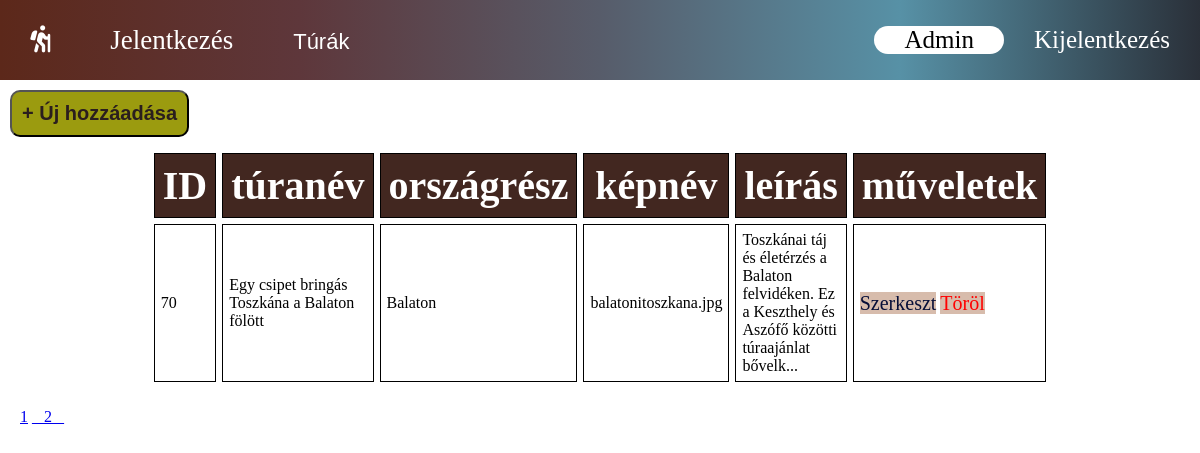
The page /admin.php?p=2 (signed in) on the database its author committed.
### tables this page shows
CREATE TABLE IF NOT EXISTS `turak` (
  `id` int(11) NOT NULL AUTO_INCREMENT,
  `nev` varchar(255) NOT NULL,
  `teljesitesi_ido` int(11) NOT NULL,
  `tura_hossz` int(11) NOT NULL,
  `tura_helyszinek_id` int(11) NOT NULL,
  `tura_kepek_id` int(11) NOT NULL,
  `tura_szintek_id` int(11) NOT NULL,
  `tura_tipusok_id` int(11) NOT NULL,
  `tura_leirasok_id` int(11) NOT NULL,
  PRIMARY KEY (`id`,`tura_kepek_id`,`tura_szintek_id`,`tura_tipusok_id`),
  KEY `fk_turak_tura_helyszinek_idx` (`tura_helyszinek_id`),
  KEY `fk_turak_tura_kepek1_idx` (`tura_kepek_id`),
  KEY `fk_turak_tura_szintek1_idx` (`tura_szintek_id`),
  KEY `fk_turak_tura_tipusok1_idx` (`tura_tipusok_id`),
  KEY `fk_turak_tura_leirasok1_idx` (`tura_leirasok_id`),
  CONSTRAINT `FK_turak_tura.tura_kepek` FOREIGN KEY (`tura_kepek_id`) REFERENCES `tura_kepek` (`id`) ON DELETE CASCADE ON UPDATE CASCADE,
  CONSTRAINT `fk_turak_tura_helyszinek` FOREIGN KEY (`tura_helyszinek_id`) REFERENCES `tura_helyszinek` (`id`) ON DELETE NO ACTION ON UPDATE NO ACTION,
  CONSTRAINT `fk_turak_tura_leirasok1` FOREIGN KEY (`tura_leirasok_id`) REFERENCES `tura_leirasok` (`id`) ON DELETE CASCADE ON UPDATE CASCADE,
  CONSTRAINT `fk_turak_tura_szintek1` FOREIGN KEY (`tura_szintek_id`) REFERENCES `tura_szintek` (`id`) ON DELETE NO ACTION ON UPDATE NO ACTION,
  CONSTRAINT `fk_turak_tura_tipusok1` FOREIGN KEY (`tura_tipusok_id`) REFERENCES `tura_tipusok` (`id`) ON DELETE NO ACTION ON UPDATE NO ACTION
);

CREATE TABLE IF NOT EXISTS `tura_helyszinek` (
  `id` int(11) NOT NULL AUTO_INCREMENT,
  `lokacio` varchar(255) NOT NULL,
  PRIMARY KEY (`id`)
);

CREATE TABLE IF NOT EXISTS `tura_kepek` (
  `id` int(11) NOT NULL AUTO_INCREMENT,
  `kep_nev` varchar(255) NOT NULL,
  `kep_cim` varchar(255) NOT NULL,
  PRIMARY KEY (`id`)
);

### includes/admin.inc.php (called while the page is built)
<?php
require_once('sql/DB.php');
require_once('classes/crud.classes.php');
$crud = new Crud();
$header = $crud->getHeader();
$dataCount = $crud->dataCount();
if(isset($_GET['p'])){
    $page = (int)$_GET['p'];
    $tableData = $crud->pageData($page);
    $pagecount = $crud->pager($page, $dataCount, $countperpage=8);
}else{
    $page = 1;
    $tableData = $crud->pageData(1);
    $pagecount = $crud->pager(1, $dataCount, $countperpage=8);
}

### classes/crud.classes.php (called while the page is built, shortened)
<?php
class Crud extends DB
{
    private $header = ['ID', 'túranév', 'országrész', 'képnév', 'leírás'];
    public function getHeader()
    {
        return $this->header;
    }
    public function selectCrudData($from, $count)
    {
        $sql = "SELECT turak.id AS id, turak.nev as turanev, tura_helyszinek.lokacio, tura_kepek.kep_nev as kepnev, tura_leirasok.leiras as leiras
        FROM turak
        LEFT JOIN tura_helyszinek ON turak.tura_helyszinek_id = tura_helyszinek.id
        LEFT JOIN tura_kepek ON turak.tura_kepek_id = tura_kepek.id
        LEFT JOIN tura_leirasok ON turak.tura_leirasok_id = tura_leirasok.id
        LIMIT $from, $count";
        $stmt = $this->prepare($sql, "", []);
        $stmt->execute();
        if ($stmt->error !== "") {
            return $stmt->error;
        } else {
            $stmt->bind_result($id, $name, $lokacio, $img, $leiras);
            while ($stmt->fetch()) {
                $result[] =['id' =>$id, 'turaNev'=>$name, 'lokacio' => $lokacio, 'kepNev'=>$img,  'leiras'=>$leiras];
            }
            return $result;
        }
    }
    public function cut($string, $num)
    {
        $cutted_string = mb_substr($string, 0, $num);
        if(!(strlen($cutted_string) === strlen($string))) {
            $cutted_string .= "...";
        }
        return $cutted_string;
    }
    public function dataCount()
    {
        $sql = "SELECT COUNT(*)
        FROM turak ";
        $stmt = $this->prepare($sql, "", []);
        $stmt->execute();
        if ($stmt->error !== "") {
            return $stmt->error;
        } else {
            $stmt->bind_result($result);
            return $result;
        }
    }
    public function pager($page, $datacount, $countperpage=10){
        $pagecount = ceil($datacount/$countperpage);
        return $pagecount;
    }
    public function pageData(int $page, int $count = 8){
        $from = (($page)-1)*$count;
        $data = $this->selectCrudData($from, $count);
        return $data;
    }
}

### sql/DB.php (called while the page is built, shortened)
<?php
class DB {
    protected $mysql;
    public function getConnect()
    {
        if($this->mysql !== NULL) {
            return $this->mysql;
        } else {
            $this->mysql = new mysqli('localhost', 'root','', 'tura');
            return $this->mysql;
        }
    }
    protected function prepare($sql, $types, $data)
    {
        $stmt = $this->mysql->prepare($sql);
        return $stmt;
    }
}

### classes/nav.classes.php (called while the page is built, shortened)
<?php
class Nav extends DB
{
    public function selectLocations()
    {
        $sql = "SELECT tura_helyszinek.id, tura_helyszinek.lokacio FROM tura_helyszinek";
        $stmt = $this->prepare($sql, "", []);
        $stmt->execute();
        if ($stmt->error !== "") {
            return $stmt->error;
        } else {
            $stmt->bind_result($id, $name);
            while ($stmt->fetch()) {
                $box[] =['helyszinId'=>$id, 'helyszinNev'=>$name];
            }
            return $box;
        }
    }
}

### includes/nav.inc.php (called while the page is built)
<?php
require_once('sql/DB.php');
require_once('classes/nav.classes.php');
$nav = new Nav();
if($nav->getConnect()) {
    $locations = $nav->selectLocations();
}

### classes/admindAut.classes.php (called while the page is built, shortened)
<?php
class AdminAut extends DB
{
    public function selectAdmin() {
        $sql = "SELECT admin_uid FROM admin";
        $stmt = $this->prepare($sql, "", []);
        $stmt->execute();
        if ($stmt->error !== "") {
            return $stmt->error;
        } else {
            $stmt->bind_result($adminUid);
            while ($stmt->fetch()) {
                $result[]= $adminUid;
            }
            return $result;
        }
    }
}

### includes/adminAut.inc.php (called while the page is built, shortened)
<?php
require_once('sql/DB.php');
require_once('classes/admindAut.classes.php');
$adminAut = new AdminAut();
$admin = $adminAut->selectAdmin();

### admin.php (the view, shortened to what this page needs)
<?php
require_once('includes/adminAut.inc.php');
?>
<!DOCTYPE html>
<html lang="hu">
<head>
    <link rel="stylesheet" href="assets/styles.css">
</head>
<body>
<?php
require_once('templates/nav.php');
require_once('includes/admin.inc.php');
?>
<div class="container-admin">
<div class="addNewTour">
        <button><a href="newTour.php">+ Új hozzáadása</a>
        </button>
</div>
<div class="table-container">
<table class="crud-table">
        <thead>
                <tr>
                <?php
                foreach ($header as $value): ?>
                        <th><?php echo ($value); ?></th>
                <?php endforeach ?>
                        <th>műveletek</th>
                </tr>
        </thead>
        <tbody>
                <?php
                for ($i=0; $i < count($tableData) ; $i++):
                        if (count($tableData[$i]) == count($header)) {
                                $leiras = $tableData[$i]['leiras'];
                                $tableData[$i]['leiras'] = $crud->cut($leiras, 100);
                ?>
                        <tr>
                        <?php
                        foreach ($tableData[$i] as $key => $value): ?>
                                <td><?php echo $value; ?> </td>
                        <?php endforeach ?>
                                <td class="option" colspan="2">
                                        <a class="edit-row" href="tourEdit.php?id=<?php echo $tableData[$i]['id']?>">Szerkeszt</a>
                                        <a class="delete-row" href="tourDelete.php?id=<?php echo $tableData[$i]['id']?>">Töröl</a>
                                </td>
                        </tr>
                <?php
                        } else {
                ?>
                                <p>Rossz adatok</p>
                <?php
                        }
                        endfor
                ?>
        </tbody>
</table>
</div>
<div class="pager">
        <?php
        for($i = 1; $i<=$pagecount; $i++){
            if($i == $page){
                ?>
                <a href="#"> _ <?php echo $i ?> _ </a>
                <?PHP
            }else{
                ?>
                <a href="admin.php?p=<?php echo $i ?>"><?php echo $i ?></a>
                <?php
            }
        }
        ?>
</div>
</div>
</body>
</html>

### assets/styles.css (style rules this page uses)
* { margin: 0; padding: 0; box-sizing: border-box; }
body, html { width: 100%; height: 100%; }
.container-admin { display: flex; flex-direction: column; height: 80%; }
div.addNewTour button { background-color: #9b9b0f; padding: 10px; margin: 10px; border-radius: 10px; }
div.addNewTour button a { text-decoration: none; color: rgb(42, 30, 30); font-size: 20px; font-weight: bold; }
div.pager { height: 10%; }
div.table-container table.crud-table { width: 70%; border-spacing: 6px; margin: 0 auto; }
table.crud-table tr th { border: 1px solid black; font-size: 40px; background-color: #422720; color: white; padding: 8px; }
table.crud-table tr td { border: 1px solid black; padding: 6px; }
table.crud-table td.option a.edit-row { text-decoration: none; color: rgb(6, 14, 56); background-color: #d7bcac; font-size: 20px; }
table.crud-table td.option a.delete-row { text-decoration: none; color: red; background-color: #d7bcac; font-size: 20px; }
.pager { margin: 20px; }

### rows shown on the page
turak: id "70", nev "Egy csipet bringás Toszkána a Balaton fölött", tura_helyszinek.lokacio "Balaton", tura_kepek.kep_nev "balatonitoszkana.jpg", value "Toszkánai táj és életérzés a Balaton felvidéken. Ez a Keszthely és Aszófő közötti túraajánlat bővelk..."

### other values the page prints
$_SESSION["useruid"] "Admin"
$value "ID"
$value "túranév"
$value "országrész"
$value "képnév"
$value "leírás"
